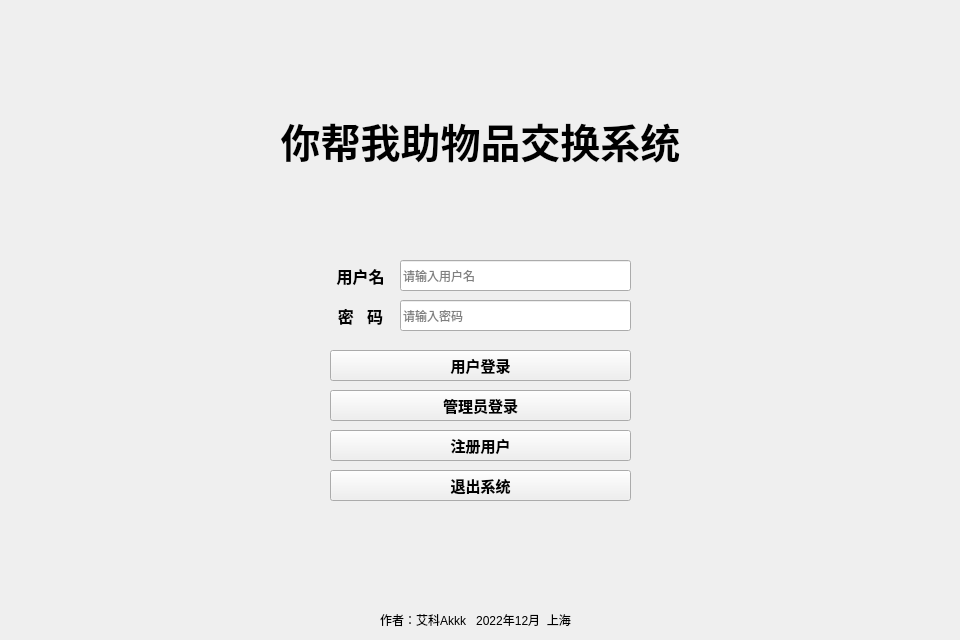
<?xml version="1.0" encoding="UTF-8"?>
<ui version="4.0">
 <class>MainWindow</class>
 <widget class="QWidget" name="MainWindow">
  <property name="geometry">
   <rect>
    <x>0</x>
    <y>0</y>
    <width>960</width>
    <height>640</height>
   </rect>
  </property>
  <property name="minimumSize">
   <size>
    <width>960</width>
    <height>640</height>
   </size>
  </property>
  <property name="maximumSize">
   <size>
    <width>960</width>
    <height>640</height>
   </size>
  </property>
  <property name="windowTitle">
   <string>你帮我助</string>
  </property>
  <property name="windowIcon">
   <iconset resource="iamges.qrc">
    <normaloff>:/icon.jpg</normaloff>:/icon.jpg</iconset>
  </property>
  <property name="styleSheet">
   <string notr="true">QStackedWidget#stackedWidget
{
	border-image: url(:/bk.jpg);
	ui-&gt;DayEdit-&gt;setDate(QDate::currentDate());
}
QStackedWidget#stackedWidget QPushButton
{
	border:none;
	border-radius:5px;
	background-color: rgb(0, 102, 227);
	color: rgb(0, 0, 0);
}
QStackedWidget#stackedWidget QPushButton:hover
{
	background-color: rgb(0, 0, 163);
}
QLabel{color: rgb(0, 0, 0);}
QTabWidget#Usertab
{
	background-color: rgb(124, 124, 191);
}</string>
  </property>
  <widget class="QStackedWidget" name="stackedWidget">
   <property name="geometry">
    <rect>
     <x>0</x>
     <y>0</y>
     <width>960</width>
     <height>640</height>
    </rect>
   </property>
   <property name="sizePolicy">
    <sizepolicy hsizetype="Minimum" vsizetype="Maximum">
     <horstretch>0</horstretch>
     <verstretch>0</verstretch>
    </sizepolicy>
   </property>
   <property name="minimumSize">
    <size>
     <width>960</width>
     <height>640</height>
    </size>
   </property>
   <property name="maximumSize">
    <size>
     <width>960</width>
     <height>640</height>
    </size>
   </property>
   <property name="currentIndex">
    <number>1</number>
   </property>
   <widget class="QWidget" name="AdminPage">
    <widget class="QTabWidget" name="tabWidget">
     <property name="geometry">
      <rect>
       <x>60</x>
       <y>60</y>
       <width>841</width>
       <height>541</height>
      </rect>
     </property>
     <property name="font">
      <font>
       <bold>true</bold>
      </font>
     </property>
     <property name="styleSheet">
      <string notr="true">background-color: rgb(255, 255, 255);</string>
     </property>
     <property name="currentIndex">
      <number>0</number>
     </property>
     <widget class="QWidget" name="Usertab">
      <attribute name="title">
       <string>用户管理</string>
      </attribute>
      <widget class="QTableWidget" name="userTable">
       <property name="geometry">
        <rect>
         <x>30</x>
         <y>70</y>
         <width>771</width>
         <height>401</height>
        </rect>
       </property>
      </widget>
      <widget class="QPushButton" name="changeauth">
       <property name="geometry">
        <rect>
         <x>420</x>
         <y>20</y>
         <width>101</width>
         <height>29</height>
        </rect>
       </property>
       <property name="text">
        <string>权限修改</string>
       </property>
      </widget>
      <widget class="QLabel" name="label_2">
       <property name="geometry">
        <rect>
         <x>30</x>
         <y>19</y>
         <width>69</width>
         <height>31</height>
        </rect>
       </property>
       <property name="text">
        <string>用户权限</string>
       </property>
      </widget>
      <widget class="QLineEdit" name="authEdit">
       <property name="geometry">
        <rect>
         <x>100</x>
         <y>20</y>
         <width>231</width>
         <height>31</height>
        </rect>
       </property>
       <property name="placeholderText">
        <string>-1新用户   0普通用户  1管理员</string>
       </property>
      </widget>
      <widget class="QPushButton" name="refresh">
       <property name="geometry">
        <rect>
         <x>340</x>
         <y>20</y>
         <width>71</width>
         <height>29</height>
        </rect>
       </property>
       <property name="text">
        <string>刷新</string>
       </property>
      </widget>
     </widget>
     <widget class="QWidget" name="itemstab">
      <attribute name="title">
       <string>物品信息管理</string>
      </attribute>
      <widget class="QTableWidget" name="itemTable">
       <property name="geometry">
        <rect>
         <x>50</x>
         <y>40</y>
         <width>541</width>
         <height>421</height>
        </rect>
       </property>
      </widget>
     </widget>
    </widget>
    <widget class="QPushButton" name="ExitBtn_3">
     <property name="geometry">
      <rect>
       <x>820</x>
       <y>10</y>
       <width>93</width>
       <height>29</height>
      </rect>
     </property>
     <property name="font">
      <font>
       <pointsize>12</pointsize>
       <bold>true</bold>
      </font>
     </property>
     <property name="text">
      <string>退出</string>
     </property>
    </widget>
    <widget class="QPushButton" name="PreviewBtn">
     <property name="geometry">
      <rect>
       <x>50</x>
       <y>10</y>
       <width>93</width>
       <height>29</height>
      </rect>
     </property>
     <property name="font">
      <font>
       <pointsize>12</pointsize>
       <bold>true</bold>
      </font>
     </property>
     <property name="text">
      <string>预览</string>
     </property>
    </widget>
   </widget>
   <widget class="QWidget" name="loginPage">
    <widget class="QPushButton" name="adminSigninBtn">
     <property name="geometry">
      <rect>
       <x>330</x>
       <y>390</y>
       <width>301</width>
       <height>31</height>
      </rect>
     </property>
     <property name="font">
      <font>
       <pointsize>11</pointsize>
       <bold>true</bold>
      </font>
     </property>
     <property name="styleSheet">
      <string notr="true"/>
     </property>
     <property name="text">
      <string>管理员登录</string>
     </property>
    </widget>
    <widget class="QPushButton" name="ExitBtn">
     <property name="geometry">
      <rect>
       <x>330</x>
       <y>470</y>
       <width>301</width>
       <height>31</height>
      </rect>
     </property>
     <property name="font">
      <font>
       <pointsize>11</pointsize>
       <bold>true</bold>
      </font>
     </property>
     <property name="styleSheet">
      <string notr="true"/>
     </property>
     <property name="text">
      <string>退出系统</string>
     </property>
    </widget>
    <widget class="QLabel" name="Logo">
     <property name="geometry">
      <rect>
       <x>220</x>
       <y>60</y>
       <width>521</width>
       <height>161</height>
      </rect>
     </property>
     <property name="font">
      <font>
       <pointsize>30</pointsize>
       <bold>true</bold>
      </font>
     </property>
     <property name="text">
      <string>你帮我助物品交换系统</string>
     </property>
     <property name="alignment">
      <set>Qt::AlignCenter</set>
     </property>
    </widget>
    <widget class="QPushButton" name="userSigninBtn">
     <property name="geometry">
      <rect>
       <x>330</x>
       <y>350</y>
       <width>301</width>
       <height>31</height>
      </rect>
     </property>
     <property name="font">
      <font>
       <pointsize>11</pointsize>
       <bold>true</bold>
      </font>
     </property>
     <property name="styleSheet">
      <string notr="true"/>
     </property>
     <property name="text">
      <string>用户登录</string>
     </property>
    </widget>
    <widget class="QLabel" name="password">
     <property name="geometry">
      <rect>
       <x>320</x>
       <y>300</y>
       <width>81</width>
       <height>31</height>
      </rect>
     </property>
     <property name="font">
      <font>
       <pointsize>12</pointsize>
       <bold>true</bold>
      </font>
     </property>
     <property name="styleSheet">
      <string notr="true"/>
     </property>
     <property name="text">
      <string>密   码</string>
     </property>
     <property name="alignment">
      <set>Qt::AlignCenter</set>
     </property>
    </widget>
    <widget class="QLineEdit" name="userNameIn">
     <property name="geometry">
      <rect>
       <x>400</x>
       <y>260</y>
       <width>231</width>
       <height>31</height>
      </rect>
     </property>
     <property name="maxLength">
      <number>8</number>
     </property>
     <property name="placeholderText">
      <string>请输入用户名</string>
     </property>
    </widget>
    <widget class="QLineEdit" name="passwordIn">
     <property name="geometry">
      <rect>
       <x>400</x>
       <y>300</y>
       <width>231</width>
       <height>31</height>
      </rect>
     </property>
     <property name="maxLength">
      <number>8</number>
     </property>
     <property name="echoMode">
      <enum>QLineEdit::Password</enum>
     </property>
     <property name="placeholderText">
      <string>请输入密码</string>
     </property>
    </widget>
    <widget class="QLabel" name="userName">
     <property name="geometry">
      <rect>
       <x>320</x>
       <y>260</y>
       <width>81</width>
       <height>31</height>
      </rect>
     </property>
     <property name="font">
      <font>
       <pointsize>12</pointsize>
       <bold>true</bold>
      </font>
     </property>
     <property name="styleSheet">
      <string notr="true"/>
     </property>
     <property name="text">
      <string>用户名</string>
     </property>
     <property name="alignment">
      <set>Qt::AlignCenter</set>
     </property>
    </widget>
    <widget class="QPushButton" name="RegisterBtn">
     <property name="geometry">
      <rect>
       <x>330</x>
       <y>430</y>
       <width>301</width>
       <height>31</height>
      </rect>
     </property>
     <property name="font">
      <font>
       <pointsize>11</pointsize>
       <bold>true</bold>
      </font>
     </property>
     <property name="styleSheet">
      <string notr="true"/>
     </property>
     <property name="text">
      <string>注册用户</string>
     </property>
     <property name="autoDefault">
      <bool>false</bool>
     </property>
     <property name="default">
      <bool>false</bool>
     </property>
    </widget>
    <widget class="QLabel" name="label_3">
     <property name="geometry">
      <rect>
       <x>350</x>
       <y>610</y>
       <width>251</width>
       <height>20</height>
      </rect>
     </property>
     <property name="text">
      <string>作者：艾科Akkk   2022年12月  上海</string>
     </property>
     <property name="alignment">
      <set>Qt::AlignCenter</set>
     </property>
    </widget>
   </widget>
   <widget class="QWidget" name="UserPage">
    <widget class="QLabel" name="label">
     <property name="geometry">
      <rect>
       <x>750</x>
       <y>600</y>
       <width>191</width>
       <height>31</height>
      </rect>
     </property>
     <property name="font">
      <font>
       <pointsize>10</pointsize>
       <bold>true</bold>
      </font>
     </property>
     <property name="styleSheet">
      <string notr="true">color: rgb(0, 0, 0);</string>
     </property>
     <property name="text">
      <string/>
     </property>
    </widget>
    <widget class="QPushButton" name="SearchBtn">
     <property name="geometry">
      <rect>
       <x>840</x>
       <y>50</y>
       <width>91</width>
       <height>31</height>
      </rect>
     </property>
     <property name="font">
      <font>
       <pointsize>12</pointsize>
       <bold>true</bold>
      </font>
     </property>
     <property name="text">
      <string>搜索</string>
     </property>
    </widget>
    <widget class="QComboBox" name="TypeBox">
     <property name="geometry">
      <rect>
       <x>370</x>
       <y>50</y>
       <width>101</width>
       <height>31</height>
      </rect>
     </property>
     <property name="styleSheet">
      <string notr="true">font: 290 9pt &quot;Microsoft YaHei UI&quot;;</string>
     </property>
     <property name="editable">
      <bool>false</bool>
     </property>
     <property name="currentText">
      <string/>
     </property>
     <property name="placeholderText">
      <string>全部</string>
     </property>
     <item>
      <property name="text">
       <string>全部</string>
      </property>
     </item>
     <item>
      <property name="text">
       <string>果实</string>
      </property>
     </item>
     <item>
      <property name="text">
       <string>饮料</string>
      </property>
     </item>
     <item>
      <property name="text">
       <string>零食</string>
      </property>
     </item>
     <item>
      <property name="text">
       <string>蔬菜</string>
      </property>
     </item>
    </widget>
    <widget class="QLineEdit" name="lineEdit">
     <property name="geometry">
      <rect>
       <x>480</x>
       <y>50</y>
       <width>351</width>
       <height>31</height>
      </rect>
     </property>
     <property name="placeholderText">
      <string>请输入物品名称</string>
     </property>
    </widget>
    <widget class="QTableWidget" name="tableWidget">
     <property name="geometry">
      <rect>
       <x>320</x>
       <y>90</y>
       <width>611</width>
       <height>511</height>
      </rect>
     </property>
    </widget>
    <widget class="QPushButton" name="backBtn">
     <property name="geometry">
      <rect>
       <x>0</x>
       <y>0</y>
       <width>93</width>
       <height>29</height>
      </rect>
     </property>
     <property name="font">
      <font>
       <pointsize>12</pointsize>
       <bold>true</bold>
      </font>
     </property>
     <property name="text">
      <string>◀◀返回</string>
     </property>
    </widget>
    <widget class="QLabel" name="title">
     <property name="geometry">
      <rect>
       <x>320</x>
       <y>0</y>
       <width>311</width>
       <height>31</height>
      </rect>
     </property>
     <property name="font">
      <font>
       <pointsize>15</pointsize>
       <bold>true</bold>
      </font>
     </property>
     <property name="styleSheet">
      <string notr="true">color: rgb(255, 255, 255);</string>
     </property>
     <property name="text">
      <string>你帮我助物品交换系统</string>
     </property>
     <property name="alignment">
      <set>Qt::AlignCenter</set>
     </property>
    </widget>
    <widget class="QPushButton" name="ExitBtn_2">
     <property name="geometry">
      <rect>
       <x>870</x>
       <y>0</y>
       <width>93</width>
       <height>29</height>
      </rect>
     </property>
     <property name="font">
      <font>
       <pointsize>12</pointsize>
       <bold>true</bold>
      </font>
     </property>
     <property name="text">
      <string>退出</string>
     </property>
    </widget>
    <widget class="QLabel" name="label_5">
     <property name="geometry">
      <rect>
       <x>320</x>
       <y>50</y>
       <width>51</width>
       <height>31</height>
      </rect>
     </property>
     <property name="font">
      <font>
       <pointsize>11</pointsize>
       <bold>true</bold>
      </font>
     </property>
     <property name="text">
      <string>类型</string>
     </property>
     <property name="alignment">
      <set>Qt::AlignCenter</set>
     </property>
    </widget>
    <widget class="QPushButton" name="delBtn">
     <property name="geometry">
      <rect>
       <x>30</x>
       <y>570</y>
       <width>81</width>
       <height>31</height>
      </rect>
     </property>
     <property name="font">
      <font>
       <pointsize>12</pointsize>
       <bold>true</bold>
      </font>
     </property>
     <property name="text">
      <string>✖删除</string>
     </property>
    </widget>
    <widget class="QPushButton" name="changeBtn">
     <property name="geometry">
      <rect>
       <x>130</x>
       <y>570</y>
       <width>81</width>
       <height>31</height>
      </rect>
     </property>
     <property name="font">
      <font>
       <pointsize>12</pointsize>
       <bold>true</bold>
      </font>
     </property>
     <property name="text">
      <string>修改</string>
     </property>
    </widget>
    <widget class="QPushButton" name="addBtn">
     <property name="geometry">
      <rect>
       <x>230</x>
       <y>570</y>
       <width>81</width>
       <height>31</height>
      </rect>
     </property>
     <property name="font">
      <font>
       <pointsize>12</pointsize>
       <bold>true</bold>
      </font>
     </property>
     <property name="text">
      <string>➕添加</string>
     </property>
    </widget>
    <widget class="QLineEdit" name="NameLin">
     <property name="geometry">
      <rect>
       <x>110</x>
       <y>100</y>
       <width>201</width>
       <height>31</height>
      </rect>
     </property>
     <property name="font">
      <font>
       <pointsize>9</pointsize>
      </font>
     </property>
     <property name="placeholderText">
      <string>请输入物品名称</string>
     </property>
    </widget>
    <widget class="QLineEdit" name="EmailLin">
     <property name="geometry">
      <rect>
       <x>110</x>
       <y>300</y>
       <width>201</width>
       <height>31</height>
      </rect>
     </property>
     <property name="inputMethodHints">
      <set>Qt::ImhEmailCharactersOnly</set>
     </property>
     <property name="placeholderText">
      <string>请输入电子邮件地址</string>
     </property>
    </widget>
    <widget class="QDateEdit" name="DayEdit">
     <property name="geometry">
      <rect>
       <x>110</x>
       <y>340</y>
       <width>201</width>
       <height>31</height>
      </rect>
     </property>
     <property name="font">
      <font>
       <pointsize>9</pointsize>
      </font>
     </property>
     <property name="dateTime">
      <datetime>
       <hour>0</hour>
       <minute>0</minute>
       <second>0</second>
       <year>2021</year>
       <month>12</month>
       <day>27</day>
      </datetime>
     </property>
     <property name="displayFormat">
      <string>yyyy/M/d H:mm</string>
     </property>
     <property name="calendarPopup">
      <bool>true</bool>
     </property>
    </widget>
    <widget class="QLineEdit" name="NumLin">
     <property name="geometry">
      <rect>
       <x>110</x>
       <y>180</y>
       <width>201</width>
       <height>31</height>
      </rect>
     </property>
     <property name="font">
      <font>
       <pointsize>9</pointsize>
      </font>
     </property>
     <property name="placeholderText">
      <string>请输入属性（个数、保质期…）</string>
     </property>
    </widget>
    <widget class="QLineEdit" name="AddressLin">
     <property name="geometry">
      <rect>
       <x>110</x>
       <y>220</y>
       <width>201</width>
       <height>31</height>
      </rect>
     </property>
     <property name="font">
      <font>
       <pointsize>9</pointsize>
      </font>
     </property>
     <property name="placeholderText">
      <string>请输入物品所在地址</string>
     </property>
    </widget>
    <widget class="QLabel" name="Phonenum">
     <property name="geometry">
      <rect>
       <x>30</x>
       <y>260</y>
       <width>81</width>
       <height>31</height>
      </rect>
     </property>
     <property name="font">
      <font>
       <pointsize>10</pointsize>
       <bold>true</bold>
      </font>
     </property>
     <property name="text">
      <string>联系电话</string>
     </property>
     <property name="alignment">
      <set>Qt::AlignCenter</set>
     </property>
    </widget>
    <widget class="QLabel" name="Extra">
     <property name="geometry">
      <rect>
       <x>30</x>
       <y>380</y>
       <width>81</width>
       <height>31</height>
      </rect>
     </property>
     <property name="font">
      <font>
       <pointsize>10</pointsize>
       <bold>true</bold>
      </font>
     </property>
     <property name="text">
      <string>备注信息</string>
     </property>
     <property name="alignment">
      <set>Qt::AlignCenter</set>
     </property>
    </widget>
    <widget class="QLabel" name="Num">
     <property name="geometry">
      <rect>
       <x>30</x>
       <y>180</y>
       <width>81</width>
       <height>31</height>
      </rect>
     </property>
     <property name="font">
      <font>
       <pointsize>10</pointsize>
       <bold>true</bold>
      </font>
     </property>
     <property name="text">
      <string>物品属性</string>
     </property>
     <property name="alignment">
      <set>Qt::AlignCenter</set>
     </property>
    </widget>
    <widget class="QLabel" name="Type1">
     <property name="geometry">
      <rect>
       <x>30</x>
       <y>140</y>
       <width>81</width>
       <height>31</height>
      </rect>
     </property>
     <property name="font">
      <font>
       <pointsize>10</pointsize>
       <bold>true</bold>
      </font>
     </property>
     <property name="text">
      <string>物品类型</string>
     </property>
     <property name="alignment">
      <set>Qt::AlignCenter</set>
     </property>
    </widget>
    <widget class="QLineEdit" name="PhonenumLin">
     <property name="geometry">
      <rect>
       <x>110</x>
       <y>260</y>
       <width>201</width>
       <height>31</height>
      </rect>
     </property>
     <property name="font">
      <font>
       <pointsize>9</pointsize>
      </font>
     </property>
     <property name="maxLength">
      <number>11</number>
     </property>
     <property name="placeholderText">
      <string>请输入联系电话</string>
     </property>
    </widget>
    <widget class="QLineEdit" name="ExtraLin">
     <property name="geometry">
      <rect>
       <x>110</x>
       <y>380</y>
       <width>201</width>
       <height>151</height>
      </rect>
     </property>
     <property name="font">
      <font>
       <pointsize>9</pointsize>
      </font>
     </property>
     <property name="alignment">
      <set>Qt::AlignLeading|Qt::AlignLeft|Qt::AlignTop</set>
     </property>
     <property name="placeholderText">
      <string>请输入…</string>
     </property>
    </widget>
    <widget class="QLabel" name="Name">
     <property name="geometry">
      <rect>
       <x>30</x>
       <y>100</y>
       <width>81</width>
       <height>31</height>
      </rect>
     </property>
     <property name="font">
      <font>
       <pointsize>10</pointsize>
       <bold>true</bold>
      </font>
     </property>
     <property name="text">
      <string>物品名称</string>
     </property>
     <property name="alignment">
      <set>Qt::AlignCenter</set>
     </property>
    </widget>
    <widget class="QLabel" name="Day">
     <property name="geometry">
      <rect>
       <x>30</x>
       <y>340</y>
       <width>81</width>
       <height>31</height>
      </rect>
     </property>
     <property name="font">
      <font>
       <pointsize>10</pointsize>
       <bold>true</bold>
      </font>
     </property>
     <property name="text">
      <string>添加日期</string>
     </property>
     <property name="alignment">
      <set>Qt::AlignCenter</set>
     </property>
    </widget>
    <widget class="QLabel" name="Email">
     <property name="geometry">
      <rect>
       <x>30</x>
       <y>300</y>
       <width>81</width>
       <height>31</height>
      </rect>
     </property>
     <property name="font">
      <font>
       <pointsize>10</pointsize>
       <bold>true</bold>
      </font>
     </property>
     <property name="text">
      <string>电子邮件</string>
     </property>
     <property name="alignment">
      <set>Qt::AlignCenter</set>
     </property>
    </widget>
    <widget class="QLabel" name="Address">
     <property name="geometry">
      <rect>
       <x>30</x>
       <y>220</y>
       <width>81</width>
       <height>31</height>
      </rect>
     </property>
     <property name="font">
      <font>
       <pointsize>10</pointsize>
       <bold>true</bold>
      </font>
     </property>
     <property name="text">
      <string>所在地址</string>
     </property>
     <property name="alignment">
      <set>Qt::AlignCenter</set>
     </property>
    </widget>
    <widget class="QComboBox" name="TypeBox_2">
     <property name="geometry">
      <rect>
       <x>110</x>
       <y>140</y>
       <width>201</width>
       <height>31</height>
      </rect>
     </property>
     <property name="font">
      <font>
       <pointsize>9</pointsize>
      </font>
     </property>
     <property name="placeholderText">
      <string>请选择</string>
     </property>
     <item>
      <property name="text">
       <string>请选择</string>
      </property>
     </item>
     <item>
      <property name="text">
       <string>饮料</string>
      </property>
     </item>
     <item>
      <property name="text">
       <string>蔬菜</string>
      </property>
     </item>
     <item>
      <property name="text">
       <string>水果</string>
      </property>
     </item>
     <item>
      <property name="text">
       <string>零食</string>
      </property>
     </item>
    </widget>
   </widget>
  </widget>
 </widget>
 <resources>
  <include location="iamges.qrc"/>
 </resources>
 <connections/>
</ui>
